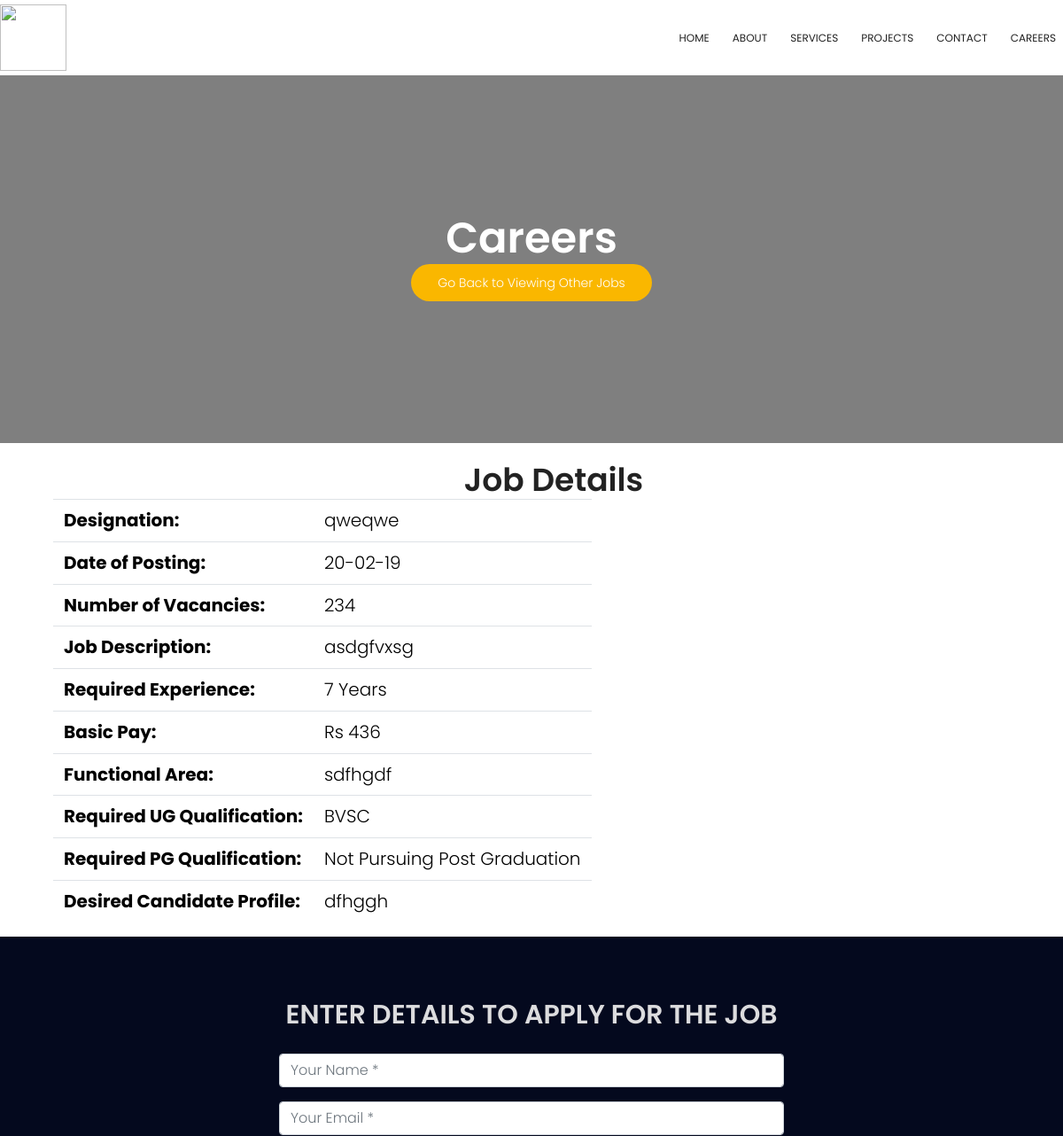
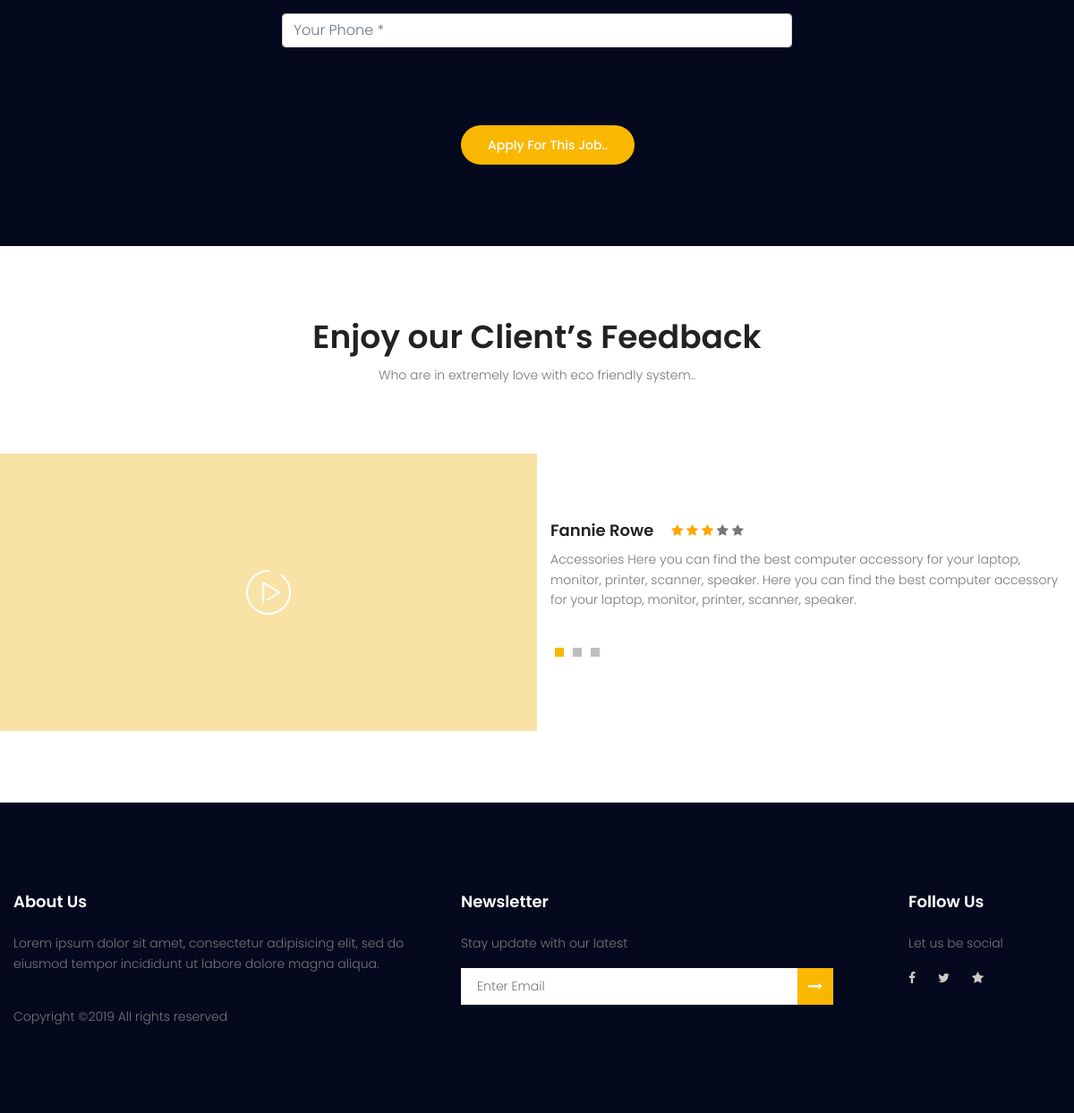
/careers/viewofjs.php?jid=7&st=0, run on the app's committed database (2 pictures, top to bottom).
### tables this page shows
CREATE TABLE `jobs` (
  `jobid` int(20) NOT NULL,
  `title` varchar(100) DEFAULT NULL,
  `jobdesc` varchar(700) NOT NULL,
  `vacno` int(20) DEFAULT NULL,
  `experience` varchar(100) DEFAULT NULL,
  `basicpay` varchar(100) DEFAULT NULL,
  `fnarea` varchar(100) DEFAULT NULL,
  `ugqual` varchar(100) DEFAULT NULL,
  `pgqual` varchar(100) DEFAULT NULL,
  `profile` varchar(700) DEFAULT NULL,
  `postdate` varchar(20) NOT NULL
);

### careers/viewofjs.php (the view, shortened to what this page needs)
<?php
include_once('config.php');
$jobid=$_GET['jid'];
$query=mysqli_query($db1,"select * from jobs where jobid = $jobid");
$result=mysqli_fetch_array($query);
?>
<!DOCTYPE html>
  <html lang="zxx" class="no-js">
  <head>
      <link rel="stylesheet" href="css/linearicons.css">
      <link rel="stylesheet" href="css/font-awesome.min.css">
      <link rel="stylesheet" href="css/bootstrap.css">
      <link rel="stylesheet" href="css/magnific-popup.css">
      <link rel="stylesheet" href="css/nice-select.css">
      <link rel="stylesheet" href="css/hexagons.min.css">
      <link rel="stylesheet" href="css/animate.min.css">
      <link rel="stylesheet" href="css/owl.carousel.css">
      <link rel="stylesheet" href="css/main.css">
      <link rel="stylesheet" href="css/style.css">
    </head>
    <body>
        <header id="header" id="home">
          <div class="container main-menu">
            <div class="row align-items-center justify-content-between d-flex">
              <div id="logo">
                <a href="index.php"><img src="img/iugale.png" alt="" title="" height="75" width="75"/></a>
              </div>
              <nav id="nav-menu-container">
                <ul class="nav-menu">
                <li class="menu-active"><a href="../index.php">Home</a></li>
                <li><a href="../about.html">About</a></li>
            <li> <a href="../services.html">Services</a></li>
            <li><a href="../projects.php">Projects</a></li>
            <li><a href="../contact.html">Contact</a></li>
            <li> <a href="./careers/">Careers</a></li>
                </ul>
              </nav>
            </div>
          </div>
        </header>
      <section class="relative" id="top" style="width: 100%; height: 500px; background-image: 'img/bg.png'">
        <div class="overlay overlay-bg"></div>
        <div class="container">
          <div class="row d-flex align-items-center justify-content-center">
            <div class="about-content col-lg-12">
              <h1 class="text-white"> Careers </h1>
                <a class="primary-btn" href="index.php?#jobs">Go Back to Viewing Other Jobs</a>
            </div>
          </div>
        </div>
      </section>
     <div id="tablecontent" style="padding-top: 20px; padding-left:50px; ">
    <h1 style="text-align:center;"> Job Details </h1>
    <table class="table table-responsive" style="padding-left: 10px">
        <tr>
            <td class="bl">Designation:</td>
            <td class="bl2"><?php echo $result['title']; ?></td>
        </tr>
        <tr>
            <td class="bl">Date of Posting:</td>
            <td class="bl2"><?php echo $result['postdate']; ?></td>
        </tr>
        <tr>
            <td class="bl">Number of Vacancies: </td>
            <td class="bl2"><?php echo $result['vacno']; ?> </td>
        </tr>
        <tr>
            <td class="bl">Job Description:</td>
            <td class="bl2"><?php echo $result['jobdesc']; ?></td>
        </tr>
        <tr>
            <td class="bl">Required Experience:</td>
            <td class="bl2"><?php echo $result['experience']." "; ?>Years</td>
        </tr>
        <tr>
            <td class="bl">Basic Pay:</td>
            <td class="bl2"><?php echo $result['basicpay']; ?></td>
        </tr>
        <tr>
            <td class="bl">Functional Area:</td>
            <td class="bl2"><?php echo $result['fnarea']; ?></td>
        </tr>
        <tr>
            <td class="bl">Required UG Qualification:</td>
            <td class="bl2"><?php echo $result['ugqual']; ?></td>
        </tr>
        <tr>
            <td class="bl">Required PG Qualification:</td>
            <td class="bl2"><?php echo $result['pgqual']; ?></td>
        </tr>
        <tr>
            <td class="bl">Desired Candidate Profile:</td>
            <td class="bl2"><?php echo $result['profile']; ?></td>
        </tr>
    </table>
</div>
  <section id="apply" style="background: #04091e;height: 500px;">
    <div class="container" style="padding-top: 70px;">
      <div class="row">
        <div class="col-lg-12 text-center">
          <h2 class="section-heading text-uppercase" style="color:#DCDCDE;">Enter Details to Apply for the job</h2>
        </div>
      </div>
      <div class="row">
        <div class="col-lg-12">
            <form action="apply_job.php"  method="POST">
            <div class="row">
              <div class="col-md-6">
                <div class="form-group" style="position: relative; left: 300px; padding-top: 10px; " >
                  <input class="form-control" name="name" id="name" type="text" placeholder="Your Name *" required="required" data-validation-required-message="Please enter your name.">
                </div>
                <div class="form-group" style="position: relative; left: 300px;">
                  <input class="form-control" id="email" name="email" type="email" placeholder="Your Email *" required="required" data-validation-required-message="Please enter your email address.">
                </div>
                <div class="form-group" style="position: relative; left: 300px;">
                  <input class="form-control" id="mobno" name="mobno" type="tel" placeholder="Your Phone *" required="required" data-validation-required-message="Please enter your phone number.">
                </div>
              </div>
              </div>
              <div class="col-md-6">
              </div>
              <div class="col-lg-12 text-center">
                <input type="submit" style="position: absolute; top: 70px; left: 500px;" class='primary-btn' value="Apply For This Job..">
                </div>
            </div>
        </div>
      </div>
  </section>
      <section class="feedback-area aboutus-feedback section-gap" id="feedback">
        <div class="container">
          <div class="row justify-content-center">
            <div class="col-md-12 pb-60 header-text text-center">
              <h1 class="mb-10">Enjoy our Client’s Feedback</h1>
              <p>
                Who are in extremely love with eco friendly system..
              </p>
            </div>
          </div>
          <div class="row feedback-contents justify-content-center align-items-center">
            <div class="col-lg-6 feedback-left relative d-flex justify-content-center align-items-center">
              <a class="play-btn" href="https://www.youtube.com/watch?v=ARA0AxrnHdM"><img class="img-fluid" src="img/play-btn.png" alt=""></a>
            </div>
            <div class="col-lg-6 feedback-right">
              <div class="active-review-carusel">
                <div class="single-feedback-carusel">
                  <div class="title d-flex flex-row">
                    <h4 class="pb-10">Fannie Rowe</h4>
                    <div class="star">
                      <span class="fa fa-star checked"></span>
                      <span class="fa fa-star checked"></span>
                      <span class="fa fa-star checked"></span>
                      <span class="fa fa-star"></span>
                      <span class="fa fa-star"></span>
                    </div>
                  </div>
                  <p>
                    Accessories Here you can find the best computer accessory for your laptop, monitor, printer, scanner, speaker. Here you can find the best computer accessory for your laptop, monitor, printer, scanner, speaker.
                  </p>
                </div>
              </div>
            </div>
          </div>
        </div>
      </section>
    <footer class="footer-area section-gap">
        <div class="container">
          <div class="row">
            <div class="col-lg-5 col-md-6 col-sm-6">
              <div class="single-footer-widget">
                <h6>About Us</h6>
                <p>
                  Lorem ipsum dolor sit amet, consectetur adipisicing elit, sed do eiusmod tempor incididunt ut labore dolore magna aliqua.
                </p>
                <p class="footer-text">
  Copyright &copy;<script>document.write(new Date().getFullYear());</script> All rights reserved
                </p>
              </div>
            </div>
            <div class="col-lg-5  col-md-6 col-sm-6">
              <div class="single-footer-widget">
                <h6>Newsletter</h6>
                <p>Stay update with our latest</p>
                <div>
                  <form  method="post" id='news' name="news" class="form-inline" action="news.php">
                    <input class="form-control" name="email" placeholder="Enter Email" onfocus="this.placeholder = ''" type="text" >
                            <button class="click-btn btn btn-default" onclick="validate();"><i class="fa fa-long-arrow-right" aria-hidden="true"></i></button>
                  </form>
                </div>
              </div>
            </div>
            <div class="col-lg-2 col-md-6 col-sm-6 social-widget">
              <div class="single-footer-widget">
                <h6>Follow Us</h6>
                <p>Let us be social</p>
                <div class="footer-social d-flex align-items-center">
                  <a href="https://www.facebook.com/Iugale-Services-Private-Limited-2332419313655996/"><i class="fa fa-facebook"></i></a>
                  <a href="https://twitter.com/IugaleL"><i class="fa fa-twitter"></i></a>
                  <a href="https://www.linkedin.com/company/18969679/"><i class="fa fa-star"></i></a>
                </div>
              </div>
            </div>
          </div>
        </div>
      </footer>
    </body>
  </html>

### css/main.css (style rules this page uses)
body { color: #777777; font-family: "Poppins", sans-serif; font-size: 14px; font-weight: 300; line-height: 1.625em; position: relative; overflow-y: scroll; overflow-x: hidden; width: 100%; }
ol, ul { margin: 0; padding: 0; list-style: none; }
a { -webkit-transition: all 0.3s ease 0s; -moz-transition: all 0.3s ease 0s; -o-transition: all 0.3s ease 0s; transition: all 0.3s ease 0s; }
a, a:focus, a:hover { text-decoration: none; outline: 0; }
.btn i, .btn-large i, .btn-floating i, .btn-large i, .btn-flat i { font-size: 1em; line-height: inherit; }
h1, h2, h3, h4, h5, h6 { font-family: "Poppins", sans-serif; color: #222222; line-height: 1.2em !important; margin-bottom: 0; margin-top: 0; font-weight: 600; }
h1, .h1 { font-size: 36px; }
h2, .h2 { font-size: 30px; }
h4, .h4 { font-size: 18px; }
h6, .h6 { font-size: 14px; color: #222222; }
td, th { border-radius: 0px; }
.mb-10 { margin-bottom: 10px; }
.pb-10 { padding-bottom: 10px; }
.pb-60 { padding-bottom: 60px; }
.text-white { color: #fff; }
.text-center { text-align: center; }
.relative { position: relative; }
.overlay { position: absolute; left: 0; right: 0; top: 0; bottom: 0; }
h1 { font-size: 36px; }
h2 { font-size: 30px; }
h4 { font-size: 18px; }
h6 { font-size: 14px; }
h1, h2, h3, h4, h5, h6 { line-height: 1.5em; }
.main-menu { padding-top: 5px; }
#header { padding: 0px 0px 5px 0px; position: fixed; left: 0; top: 0; right: 0; transition: all 0.5s; z-index: 997; background: #fff !important; }
#header #logo img { padding: 0; margin: 0; }
.nav-menu, .nav-menu * { margin: 0; padding: 0; z-index: 2000; list-style: none; }
.nav-menu li { position: relative; white-space: nowrap; }
.nav-menu > li { float: left; }
#nav-menu-container { margin: 0; }
.nav-menu a { padding: 0 8px 0px 8px; text-decoration: none; display: inline-block; color: #222; font-weight: 400; font-size: 12px; text-transform: uppercase; outline: none; }
.nav-menu > li { margin-left: 10px; }
#mobile-nav { position: fixed; top: 0; padding-top: 18px; bottom: 0; z-index: 998; background: rgba(0, 0, 0, 0.8); left: -260px; width: 260px; overflow-y: auto; transition: 0.4s; }
#mobile-nav ul { padding: 0; margin: 0; list-style: none; }
#mobile-nav ul li { position: relative; }
#mobile-nav ul li a { color: #fff; font-size: 13px; text-transform: uppercase; overflow: hidden; padding: 10px 22px 10px 15px; position: relative; text-decoration: none; width: 100%; display: block; outline: none; font-weight: 700; }
.section-gap { padding: 80px 0; }
.primary-btn { background-color: #fab700; line-height: 42px; padding-left: 30px; padding-right: 30px; border-radius: 25px; border: none; color: #fff; display: inline-block; font-weight: 500; position: relative; -webkit-transition: all 0.3s ease 0s; -moz-transition: all 0.3s ease 0s; -o-transition: all 0.3s ease 0s; transition: all 0.3s ease 0s; cursor: pointer; position: relative; }
.feedback-area { background:#f9f9ff; background-size: cover; }
.overlay-bg { background-color: #000; opacity: .5; }
.feedback-left { background:#f9f9ff; background-size: cover; padding: 130px 0; }
.feedback-left .play-btn { z-index: 2; }
.feedback-right .star { margin-left: 20px; }
.feedback-right .star .checked { color: orange; }
.footer-area { padding-top: 100px; background-color: #04091e; }
.footer-area h6 { color: #fff; margin-bottom: 25px; font-size: 18px; font-weight: 600; }
.footer-social a { padding-right: 25px; -webkit-transition: all 0.3s ease 0s; -moz-transition: all 0.3s ease 0s; -o-transition: all 0.3s ease 0s; transition: all 0.3s ease 0s; }
.footer-social i { color: #cccccc; -webkit-transition: all 0.3s ease 0s; -moz-transition: all 0.3s ease 0s; -o-transition: all 0.3s ease 0s; transition: all 0.3s ease 0s; }
.single-footer-widget input { border: none; width: 80% !important; font-weight: 300; background: #fff; color: #eee; padding-left: 20px; border-radius: 0; font-size: 14px; padding: 10px 18px; }
.single-footer-widget .click-btn { background-color: #fab700; color: #fff; border-radius: 0; border-top-left-radius: 0px; border-bottom-left-radius: 0px; padding: 8px 12px; border: 0; }
.footer-text { padding-top: 20px; }
.about-content { margin-top: 120px; padding: 120px 0px; text-align: center; }
.about-content h1 { font-size: 48px; font-weight: 600; }
.about-content a { color: #fff; font-weight: 300; font-size: 14px; }
.aboutus-feedback { background: #fff; }

### careers/css/style.css (style rules this page uses)
.container { margin: 0 auto; max-width: 1200px; }

### data on the page
jobs: title "qweqwe", postdate "20-02-19", vacno "234", jobdesc "asdgfvxsg", experience "7", basicpay "Rs 436", fnarea "sdfhgdf", ugqual "BVSC", pgqual "Not Pursuing Post Graduation", profile "dfhggh"
